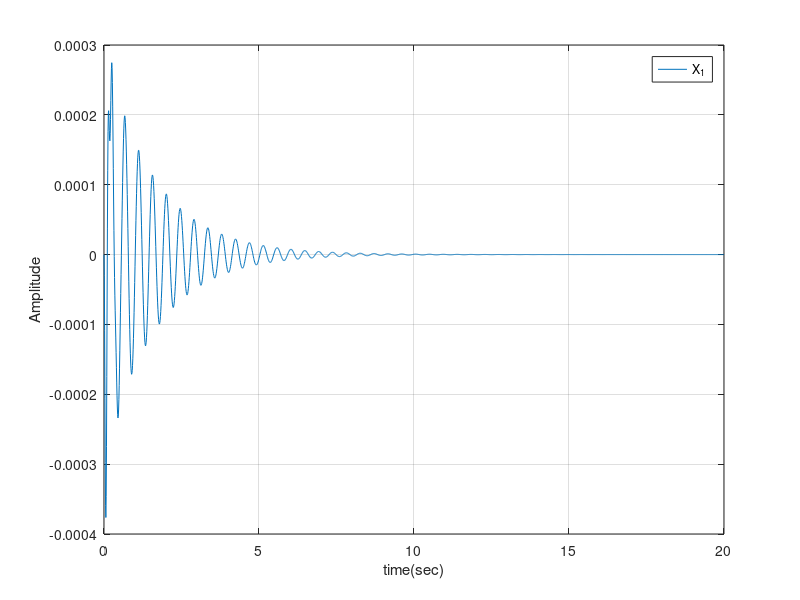
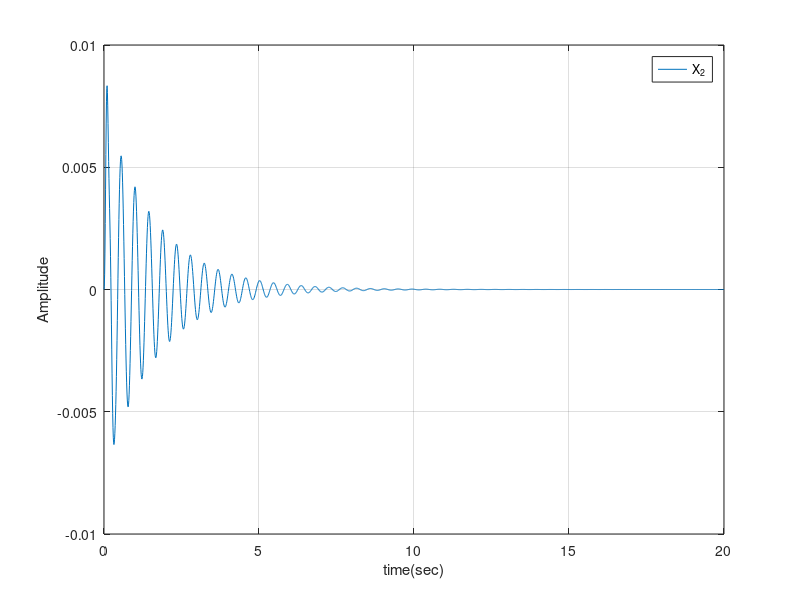
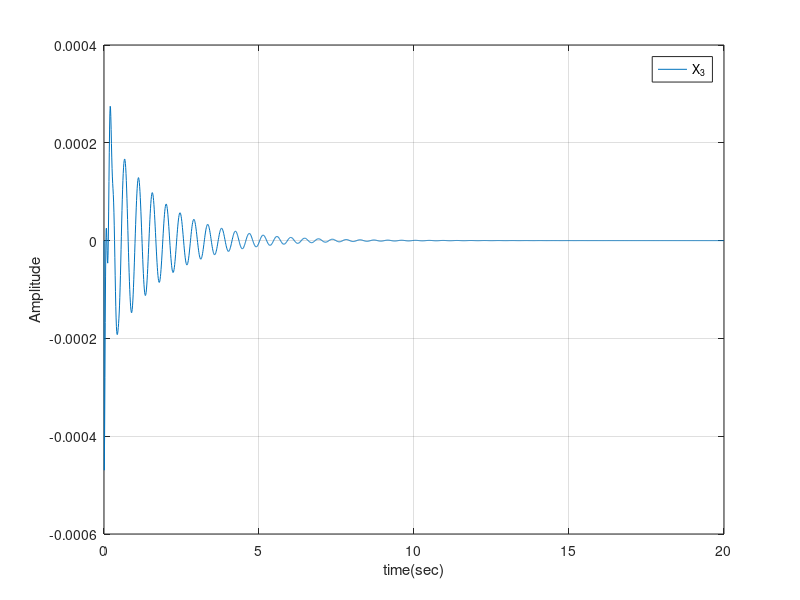
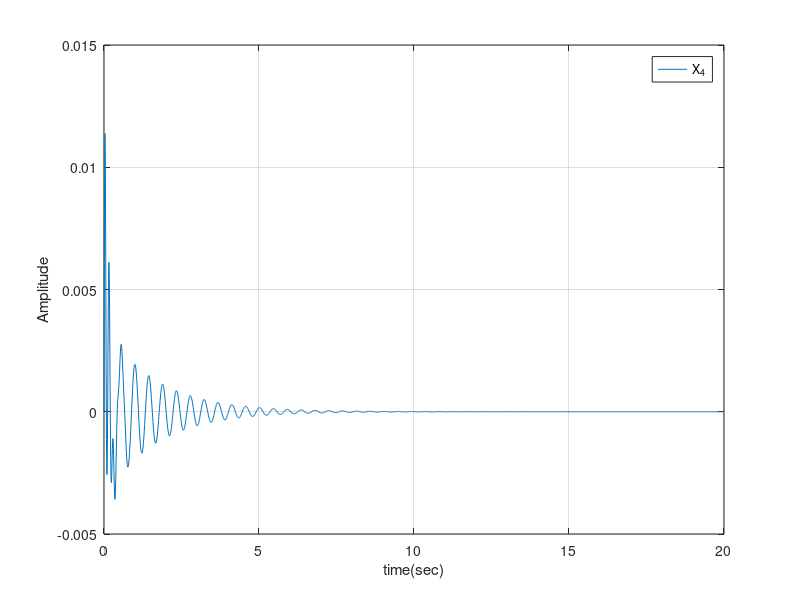

Source code (MATLAB) for these figures, in order:
%%% Sahand_Tang_Erami%%%
%%% Advanced_Control_II_Project %%%
clear all
close all
clc
%Parameter
ms=2.45;
mu=1;
ks=900;
kt=1250;
cs=7.5;
ct=5;
%State_Space_Matrixes
A=[0 1 0 -1;-(ks/ms) -(cs/ms) 0 cs/ms; 0 0 0 1;ks/mu cs/mu -kt/mu -(cs+ct)/mu];
B=[0;0;-1;ct/mu];
C=[1 0 0 0;-(ks/ms) -(cs/ms) 0 cs/ms];
D=[0;1];
%simulation
tf=20;
dt=0.01;
t=(0:dt:tf)';
N=length(t);
U(1)=0.1;
U(2:N)=0;
x(:,1)=0;
sys=ss(A,B,C,D);
[y,~,x]=lsim(sys,U,t);
%finding_max_values
max_x1=max(x(:,1));
min_x1=min(x(:,1));
if max_x1>abs(min_x1)
   fprintf('Maximum value of x1 is :%d',max_x1);
   disp(' ')
else
   fprintf('Maximum value of x1 is :%d',abs(min_x1));
   disp(' ')
end
max_x2=max(x(:,2));
min_x2=min(x(:,2));
if max_x2>abs(min_x2)
   fprintf('Maximum value of x2 is :%d',max_x2);
   disp(' ')
else
   fprintf('Maximum value of x2 is :%d',abs(min_x2));
   disp(' ')
end  
max_x3=max(x(:,3));
min_x3=min(x(:,3));
if max_x3>abs(min_x3)
   fprintf('Maximum value of x3 is :%d',max_x3);
   disp('         ')
else
   fprintf('Maximum value of x3 is :%d',abs(min_x3));
   disp('         ')
end 
max_x4=max(x(:,4));
min_x4=min(x(:,4));
if max_x4>abs(min_x4)
   fprintf('Maximum value of x4 is :%d',max_x4);
   disp('         ')
else
   fprintf('Maximum value of x4 is :%d',abs(min_x4));
   disp('         ')
end
%Plots & Figures

figure
plot(t,x(:,1))
xlabel('time(sec)')
ylabel('Amplitude')
legend('X_{1}')
grid on

figure
plot(t,x(:,2))
xlabel('time(sec)')
ylabel('Amplitude')
legend('X_{2}')
grid on

figure
plot(t,x(:,3))
xlabel('time(sec)')
ylabel('Amplitude')
legend('X_{3}')
grid on

figure
plot(t,x(:,4))
xlabel('time(sec)')
ylabel('Amplitude')
legend('X_{4}')
grid on
